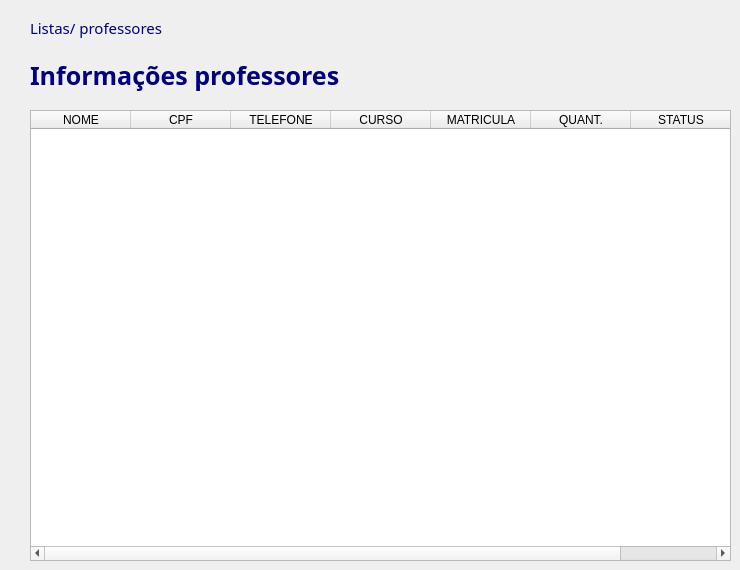
      <widget class="QWidget" name="pg_listas_professores">
       <widget class="QTableWidget" name="tableWidget_2">
        <property name="geometry">
         <rect>
          <x>30</x>
          <y>110</y>
          <width>701</width>
          <height>451</height>
         </rect>
        </property>
        <column>
         <property name="text">
          <string>NOME</string>
         </property>
        </column>
        <column>
         <property name="text">
          <string>CPF</string>
         </property>
        </column>
        <column>
         <property name="text">
          <string>TELEFONE</string>
         </property>
        </column>
        <column>
         <property name="text">
          <string>CURSO</string>
         </property>
        </column>
        <column>
         <property name="text">
          <string>MATRICULA</string>
         </property>
        </column>
        <column>
         <property name="text">
          <string>QUANT.</string>
         </property>
        </column>
        <column>
         <property name="text">
          <string>STATUS</string>
         </property>
        </column>
       </widget>
       <widget class="QLabel" name="label_11">
        <property name="geometry">
         <rect>
          <x>30</x>
          <y>60</y>
          <width>331</width>
          <height>31</height>
         </rect>
        </property>
        <property name="styleSheet">
         <string notr="true">QLabel {
	font: 25px Montserrat, sans-serif;
	font-weight: bold;
	border-radius: 10px;
	color: rgb(0, 0, 127);
}</string>
        </property>
        <property name="text">
         <string>Informações professores</string>
        </property>
       </widget>
       <widget class="QLabel" name="label_3">
        <property name="geometry">
         <rect>
          <x>30</x>
          <y>12</y>
          <width>151</width>
          <height>31</height>
         </rect>
        </property>
        <property name="styleSheet">
         <string notr="true">QLabel {
	font: 15px Montserrat, sans-serif;
	font-weight: normal;
	border-radius: 10px;
	color: rgb(0, 0, 127);
}</string>
        </property>
        <property name="text">
         <string>Listas/ professores</string>
        </property>
       </widget>
      </widget>
